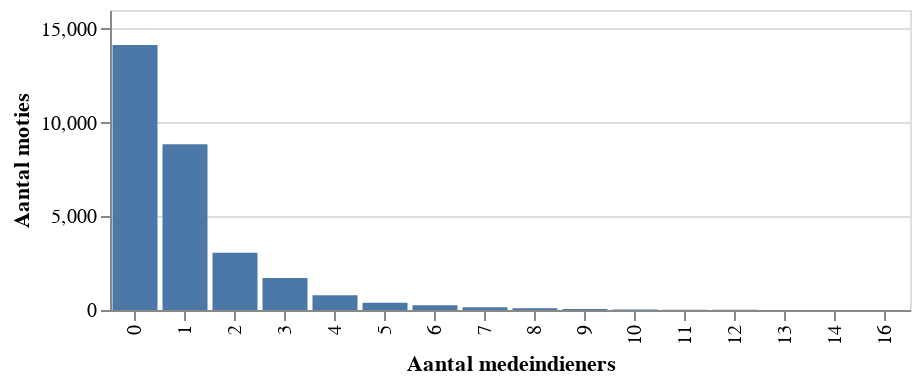

Notebook code for this chart:
### Markdown cell above
In bovenstaande histogrammen gaat het vooral om de verdeling van de moties tijdens de kamerperiodes. Het absolute aantal is niet echt vergelijkbaar omdat de duur van de kabinetten verschillend is. 
* Balkenende IV: een piek van ongeveer 200 moties die nauwelijks stemmen krijgen (waarschijnlijk soort protestmoties), een grote piek met moties die rond de 35 stemmen blijven hangen en een piek met unaniem aangenomen moties
* Rutte I: relatief meer moties die het nipt wel of juist niet haalden.
* Rutte II: verlijkbaar met Balkenende IV, behalve dat de meeste moties onder de 75 bleven steken
* Rutte III: hele grote piek in het aantal unaniem aangenomen moties. Dit lijken er ook steeds meer te worden (500 in 2018, 700 in 2019 en 900 in 2020)

### Code cell
# hide_input
medeindieners = df['Medeindiener_persoon'].values
c = Counter(len(i) for i in medeindieners)
c.most_common()
source = pd.DataFrame(c.most_common()).rename(columns={0:'Aantal medeindieners',1:'Aantal moties'})
alt.Chart(source,width=400,height = 150).mark_bar().encode(
    x=alt.X('Aantal medeindieners:O',sort=alt.EncodingSortField(field="x", op="count", order='ascending')),
    y='Aantal moties:Q'
)

### Figure 1 — Vega-Lite specification as saved in the notebook (floating-point values rounded to 4 significant figures)
{"config": {"view": {"continuousWidth": 400, "continuousHeight": 300}}, "data": {"name": "data-846b617a9cde4279c30cce17d3ec7772"}, "mark": "bar", "encoding": {"x": {"type": "ordinal", "field": "Aantal medeindieners", "sort": {"field": "x", "op": "count", "order": "ascending"}}, "y": {"type": "quantitative", "field": "Aantal moties"}}, "height": 150, "width": 400, "$schema": "https://vega.github.io/schema/vega-lite/v4.8.1.json", "datasets": {"data-846b617a9cde4279c30cce17d3ec7772": [{"Aantal medeindieners": 0, "Aantal moties": 14127}, {"Aantal medeindieners": 1, "Aantal moties": 8840}, {"Aantal medeindieners": 2, "Aantal moties": 3049}, {"Aantal medeindieners": 3, "Aantal moties": 1713}, {"Aantal medeindieners": 4, "Aantal moties": 782}, {"Aantal medeindieners": 5, "Aantal moties": 393}, {"Aantal medeindieners": 6, "Aantal moties": 248}, {"Aantal medeindieners": 7, "Aantal moties": 151}, {"Aantal medeindieners": 8, "Aantal moties": 93}, {"Aantal medeindieners": 9, "Aantal moties": 55}, {"Aantal medeindieners": 10, "Aantal moties": 31}, {"Aantal medeindieners": 11, "Aantal moties": 14}, {"Aantal medeindieners": 12, "Aantal moties": 9}, {"Aantal medeindieners": 13, "Aantal moties": 5}, {"Aantal medeindieners": 14, "Aantal moties": 3}, {"Aantal medeindieners": 16, "Aantal moties": 1}]}}
